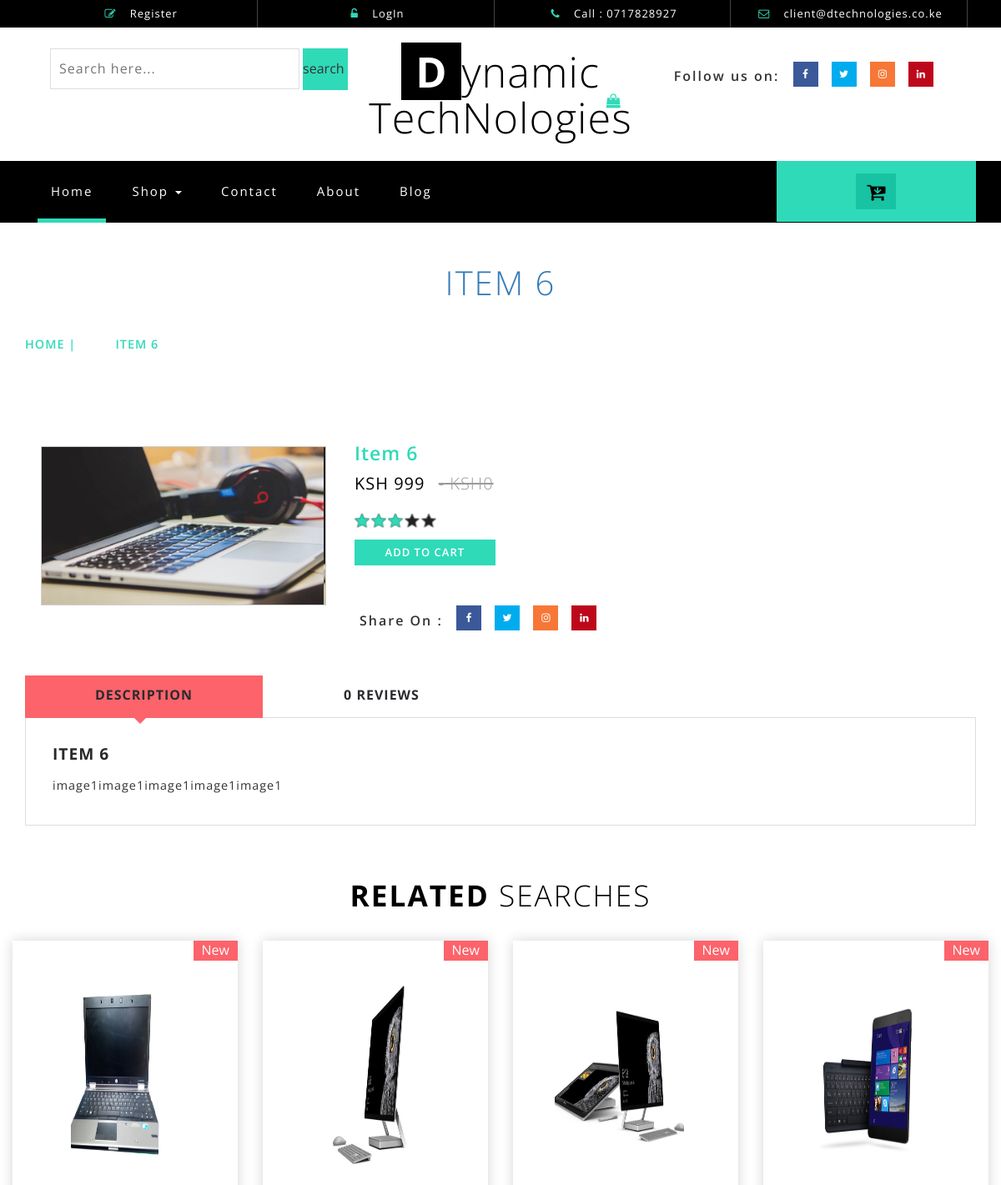
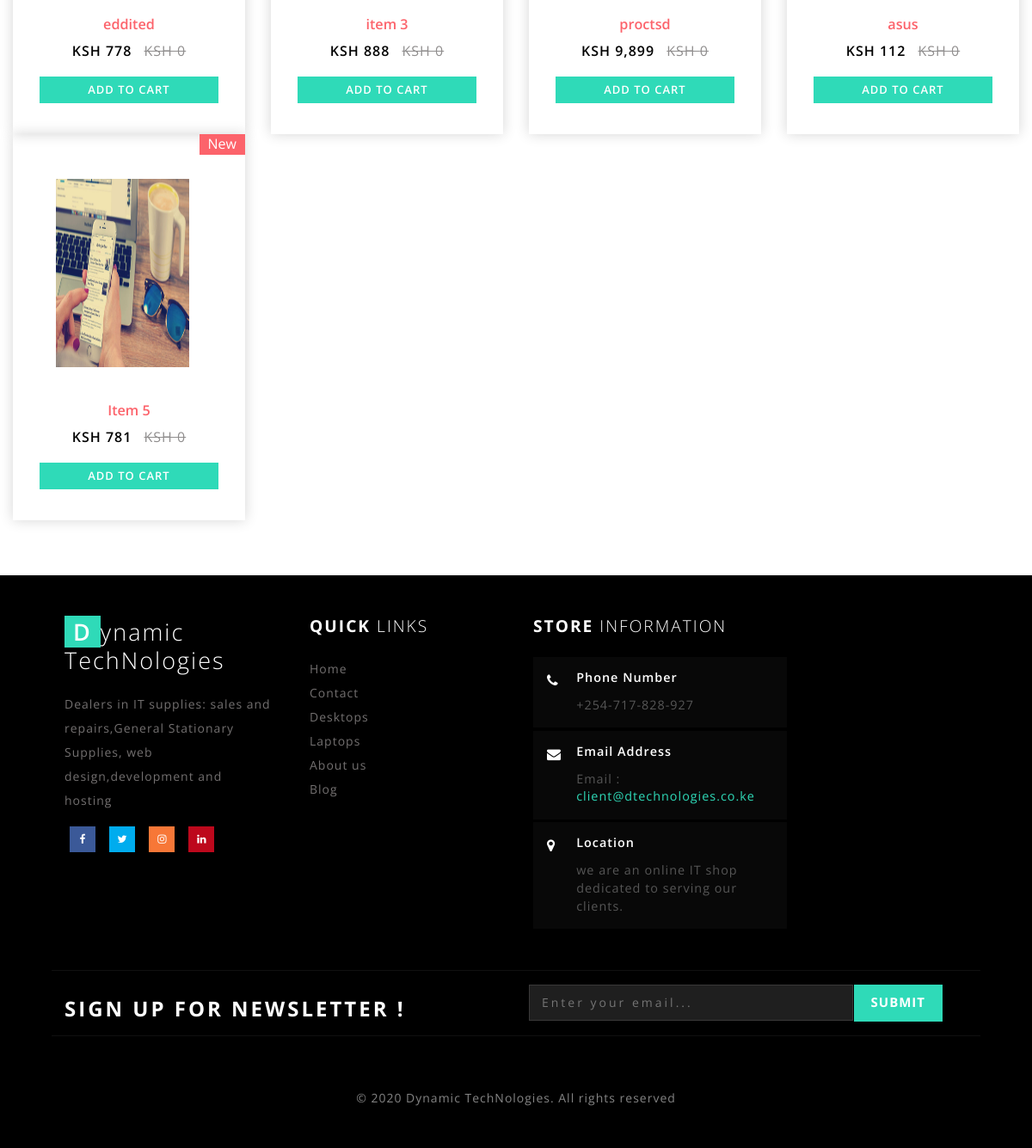
Screenshot of /laptops/item-6/ with the database file from the repository (2 pictures, top to bottom).
### shop/models.py (models this page shows, shortened)
class shop(models.Model):
    image1 =models.ImageField(upload_to='image51862926581',help_text="width >=255px,heigth >=291px")
    image2 =models.ImageField(upload_to='image51862926581',help_text="width >=255px,heigth >=291px: this field can be blank",blank=True,null=True)
    name = models.CharField(max_length=150)
    condition = models.CharField(max_length=100,choices=state,default="New")
    category = models.CharField(max_length=120, choices= groups)
    description = models.TextField()
    slug = models.SlugField(max_length=150,unique=True)
    price = models.IntegerField()
    instock = models.BooleanField(default=True)
    pricebefore = models.IntegerField(default=0)
    datepost = models.DateTimeField(default=datetime.now, blank=True)
    shopviews = models.IntegerField(default=0)
    class Meta:
        ordering = ['-datepost']
    def save(self, *args, **kwargs):
        value = (self.name)
        self.slug = slugify(value, allow_unicode=True)
        super().save(*args, **kwargs)

### shop/views.py (the view, shortened to what this page needs)
# urls.py: url(r'^(?P<category>[\w-]+)/(?P<slug>[\w-]+)/$',views.item_detail,name='item_detail'),
def item_detail(request,slug,category):
    item = get_object_or_404(shop,slug=slug)
    category=item.category
    item.shopviews +=1
    item.save()
    related_searches = shop.objects.filter(category =item.category).exclude(id=item.id)
    return render(request,'single.html',{'item':item,'related_searches':related_searches})

### template/single.html (shortened to what this page needs)
{% extends 'index.html' %}
{% load static %}
{% load humanize %}
      {% block content %}
<div class="page-head_agile_info_w3l">
		<div class="container">
			<h3><a href="#"><span>{{item.name}}</span></a></h3>
				 <div class="services-breadcrumb">
						<div class="agile_inner_breadcrumb">
						   <ul class="w3_short">
								<li><a href="/">Home |</a><i></i></li>
								<li><a href="/">{{item.name}}</a></li>
							</ul>
						 </div>
				</div>
	</div>
</div>
<div class="banner-bootom-w3-agileits">
	<div class="container">
	     <div class="col-md-4 single-right-left ">
			<div class="grid images_3_of_2">
				<div class="flexslider">
					<ul class="slides">
						<li data-thumb="{{item.image1.url}}">
							<div class="thumb-image"> <img src="{{item.image1.url}}" width="255px" height="291px" title="{{item.name}}" data-imagezoom="true" class="img-responsive"> </div>
						</li>
					</ul>
				</div>
			</div>
		</div>
		<div class="col-md-8 single-right-left simpleCart_shelfItem">
					<h3>{{item.name}}</h3>
					<p><span class="item_price">KSH {{item.price|intcomma}}</span> <del>- KSH{{item.pricebefore}}</del></p>
					<div class="rating1">
						<span class="starRating">
							<label for="rating5">5</label>
							<label for="rating4">4</label>
							<label for="rating3">3</label>
							<label for="rating2">2</label>
							<label for="rating1">1</label>
						</span>
					</div>
					<div class="occasion-cart">
						<div class="snipcart-details top_brand_home_details item_add single-item hvr-outline-out button2">
															<form action="#" method="post">
																<fieldset>
																	<input type="submit" name="submit" value="Add to cart" class="button">
																</fieldset>
															</form>
														</div>
					</div>
					<ul class="social-nav model-3d-0 footer-social w3_agile_social single_page_w3ls">
						                                   <li class="share">Share On : </li>
															<li><a href="#" class="facebook">
																  <div class="front"><i class="fa fa-facebook" aria-hidden="true"></i></div>
																  <div class="back"></div></a></li>
															<li><a href="#" class="twitter">
																  <div class="front"><i class="fa fa-twitter" aria-hidden="true"></i></div>
																  <div class="back"></div></a></li>
															<li><a href="#" class="instagram">
																  <div class="front"><i class="fa fa-instagram" aria-hidden="true"></i></div>
																  <div class="back"></div></a></li>
															<li><a href="#" class="pinterest">
																  <div class="front"><i class="fa fa-linkedin" aria-hidden="true"></i></div>
																  <div class="back"></div></a></li>
														</ul>
		      </div>
	 			<div class="clearfix"> </div>
	<div class="responsive_tabs_agileits">
				<div id="horizontalTab">
						<ul class="resp-tabs-list">
							<li>Description</li>
							<li>{{item.reviews_set.all.count}} Reviews</li>
						</ul>
					<div class="resp-tabs-container">
					   <div class="tab1">
							<div class="single_page_agile_its_w3ls">
							  <h6>{{item.name}}</h6>
							   <p class="w3ls_para">{{item.description|safe|linebreaks}}</p>
							</div>
						</div>
						</div>
					</div>
				</div>
			</div>
			<div class="w3_agile_latest_arrivals">
			<h3 class="wthree_text_info">Related <span>Searches</span></h3>
				{% for item in related_searches %}
					  <div class="col-md-3 product-men single">
								<div class="men-pro-item simpleCart_shelfItem">
									<div class="men-thumb-item">
										<img src="{{item.image1.url}}" width="255px" height="291px" alt="{{item.name}}" title="{{item.name}}" class="pro-image-front">
											<span class="product-new-top">{{item.condition}}</span>
									</div>
									<div class="item-info-product ">
										<h4><a href="{% url 'item_detail' category=item.category slug=item.slug %}">{{item.name}}</a></h4>
										<div class="info-product-price">
											<span class="item_price">KSH {{item.price|intcomma}}</span>
											<del>KSH {{item.pricebefore}}</del>
										</div>
										<div class="snipcart-details top_brand_home_details item_add single-item hvr-outline-out button2">
															<form action="#" method="post">
																<fieldset>
																	<input type="submit" name="submit" value="Add to cart" class="button">
																</fieldset>
															</form>
														</div>
									</div>
								</div>
							</div>
							{% endfor %}
					   	<div class="clearfix"> </div>
		         </div>
	        </div>
{% endblock content %}

### static/css/easy-responsive-tabs.css (style rules this page uses)
body { margin: 0px; padding: 0px; }
ul.resp-tabs-list, p { margin: 0px; padding: 0px; }
.resp-tabs-list li { display: inline-block; padding: 12px 20px; margin: 0; list-style: none; cursor: pointer; float: left; color: #2A2B2F; width: 25%; text-align: center; font-size: 1em; font-weight: 700; letter-spacing: 1px; text-transform: uppercase; }
.resp-tabs-container { padding: 0px; clear: left; }
.resp-tab-content { display: none; }
.resp-tab-active { border-bottom: 4px solid #fc636b; margin-bottom: -1px !important; position:relative; background:#fc636b; }
.resp-tab-active:before { content: ''; position: absolute; width: 0; height: 0; border-top: 10px solid #fc636b; border-left: 10px solid rgba(69, 42, 21, 0); border-right: 10px solid rgba(199, 57, 57, 0); left: 45%; top: 103%; transition: 0.5s all; -webkit-transition: 0.5s all; -o-transition: 0.5s all; -moz-transition: 0.5s all; -ms-transition: 0.5s all; }
.resp-tab-active { background-color:#fc636b; }
.resp-tab-content-active { display: block; }

### static/css/flexslider.css (style rules this page uses)
.slides, .slides > li, .flex-control-nav, .flex-direction-nav { margin: 0; padding: 0; list-style: none; }
.flexslider { margin: 0; padding: 0; }
.flexslider .slides > li { display: none; -webkit-backface-visibility: hidden; }
.flexslider .slides img { width: 100%; display: block; }
.flexslider .slides:after { content: "\0020"; display: block; clear: both; visibility: hidden; line-height: 0; height: 0; }
.flexslider { margin: 0 0 10px; background: #ffffff; border: 4px solid #ffffff; position: relative; zoom: 1; -webkit-border-radius: 4px; -moz-border-radius: 4px; border-radius: 4px; -webkit-box-shadow: '' 0 1px 4px rgba(0, 0, 0, 0.2); -moz-box-shadow: '' 0 1px 4px rgba(0, 0, 0, 0.2); -o-box-shadow: '' 0 1px 4px rgba(0, 0, 0, 0.2); box-shadow: '' 0 1px 4px rgba(0, 0, 0, 0.2); }
.flexslider .slides { zoom: 1; }
.flexslider .slides img { height: auto; }

### rows the page displays
shop: name "ITEM 6", image1 (picture), name "Item 6", price "999", pricebefore "0", reviews_set.all.count "0", description "image1image1image1image1image1"
shop: image1 (picture), condition "New", name "eddited", price "778", pricebefore "0"
shop: image1 (picture), condition "New", name "item 3", price "888", pricebefore "0"
shop: image1 (picture), condition "New", name "proctsd", price "9,899", pricebefore "0"
shop: image1 (picture), condition "New", name "asus", price "112", pricebefore "0"
shop: image1 (picture), condition "New", name "Item 5", price "781", pricebefore "0"
